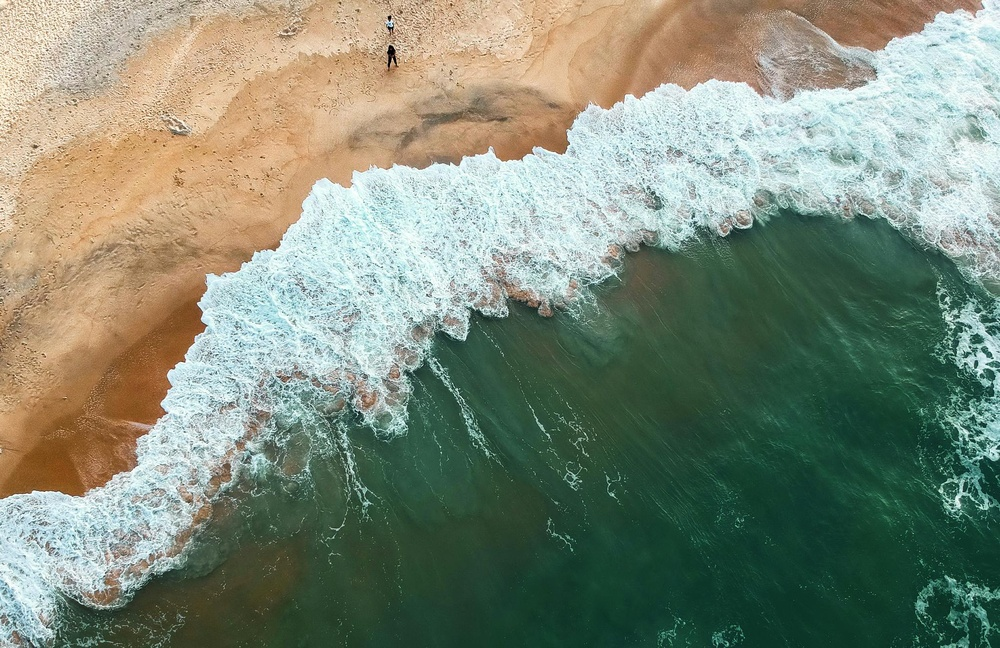
#> input picture Day-37/image.jpg, 1000 x 648 px, shrunk from 2048 x 1328 before the run
$ python IMG_Manipulation.py
#> lines starting #> are read from the running program, lines starting #| are printed output that depends on the picture
"""
📌 Practical Practice - IMG manipulation
"""
from PIL import Image
import numpy as np

# IMG Manipulation

# Load image
img = Image.open("image.jpg")  # PIL Image object
#> img is the input picture: PIL image 1000x648 RGB; mean R, G, B 127.5, 137.8, 119.4
img_array = np.array(img)        # Convert to NumPy array
print("Shape:", img_array.shape)  # (height, width, number of color channels (R, G, B)) -> Shape: (1328, 2048, 3)
#| Shape: (648, 1000, 3)

# Convert to grayscale
# 👉🏻 axis=2 means last dimension , which is colour
# .mean() , take average of R, G, B for each pixel.
# 👉🏻 NumPy averages produce float numbers by default (like 150.333...).
# Images usually require integer values 0–255.
# astype(np.uint8) converts the floats to 8-bit unsigned integers.

choice = input("1. Grey\n2. Red\n3. Green\n4. Blue\n5. Custom")
#> the answer given: 1
if choice.strip() == "1":
    gray = img_array.mean(axis=2).astype(np.uint8)
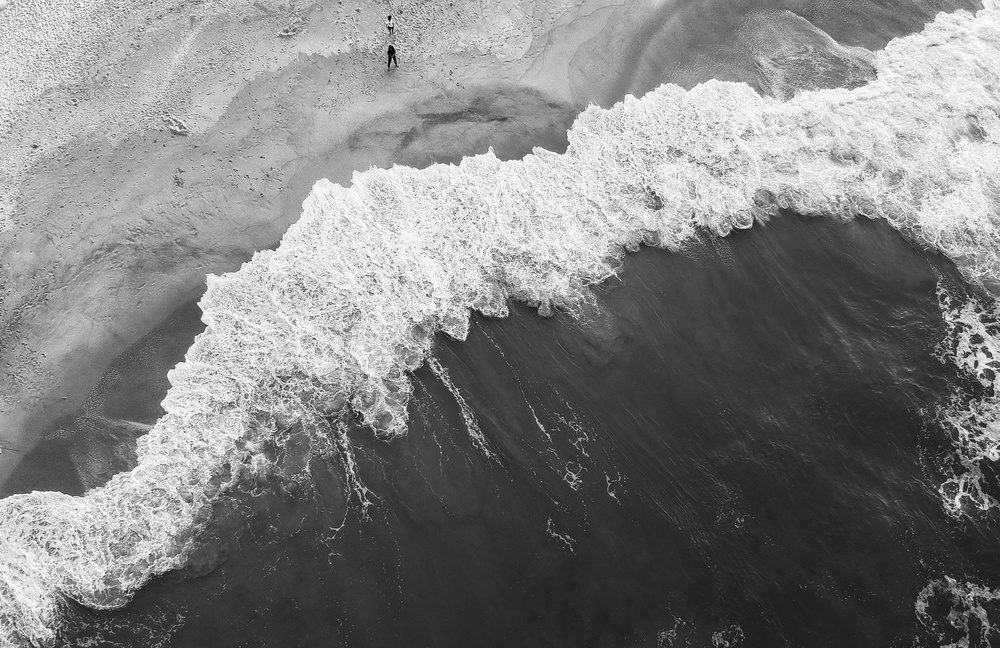
#> gray: shape (648, 1000); min 0, max 255, mean 127.9
    gray_img = Image.fromarray(gray)
    gray_img.save("Output.jpg")
elif choice.strip() == "2":
    red_only = img_array.copy()
    red_only[:, :, 1] = 0  # zero out green
    red_only[:, :, 2] = 0  # zero out blue
    red = Image.fromarray(red_only)
    red.save("Output.jpg")
elif choice.strip() == "3":
    green_only = img_array.copy()
    green_only[:, :, 0] = 0  # zero out red
    green_only[:, :, 2] = 0  # zero out blue
    green = Image.fromarray(green_only)
    green.save("Output.jpg")
elif choice.strip() == "4":
    blue_only = img_array.copy()
    blue_only[:, :, 0] = 0  # zero out red
    blue_only[:, :, 1] = 0  # zero out green
    blue = Image.fromarray(blue_only)
    blue.save("Output.jpg")
elif choice.strip() == "5":
    red_mult = float(input("Multiplier for Red (e.g., 1.0): "))
    green_mult = float(input("Multiplier for Green (e.g., 1.0): "))
    blue_mult = float(input("Multiplier for Blue (e.g., 1.0): "))

    # Convert to float to avoid overflow
    custom_img_array = img_array.astype(np.float32)

    # Apply multipliers
    custom_img_array[:, :, 0] *= red_mult  # Red channel
    custom_img_array[:, :, 1] *= green_mult  # Green channel
    custom_img_array[:, :, 2] *= blue_mult  # Blue channel

    # Clip values and convert back to uint8
    custom_img_array = np.clip(custom_img_array, 0, 255).astype(np.uint8)

    # Save
    custom = Image.fromarray(custom_img_array)
    custom.save("Output.jpg")
elif choice.strip() == "6":
    print("Enter crop coordinates (x1, y1) to (x2, y2):")
    x1 = int(input("x1 (left): "))
    y1 = int(input("y1 (top): "))
    x2 = int(input("x2 (right): "))
    y2 = int(input("y2 (bottom): "))

    height, width = img_array.shape[:2]
    x1, x2 = max(0, x1), min(width, x2)
    y1, y2 = max(0, y1), min(height, y2)

    cropped_array = img_array[y1:y2, x1:x2]
    cropped_image = Image.fromarray(cropped_array)
    cropped_image.save("Output.jpg")
    print(f"Cropped image saved as Cropped_Output.jpg ({x2-x1}x{y2-y1})")

elif choice.strip() == "7":
    bright_val = int(input("Increase brightness by: "))
    bright = np.clip(img_array + bright_val, 0, 255).astype(np.uint8)
    bright_img = Image.fromarray(bright)
    bright_img.save("Output.jpg")
else:
    raise ValueError("Invalid choice")
